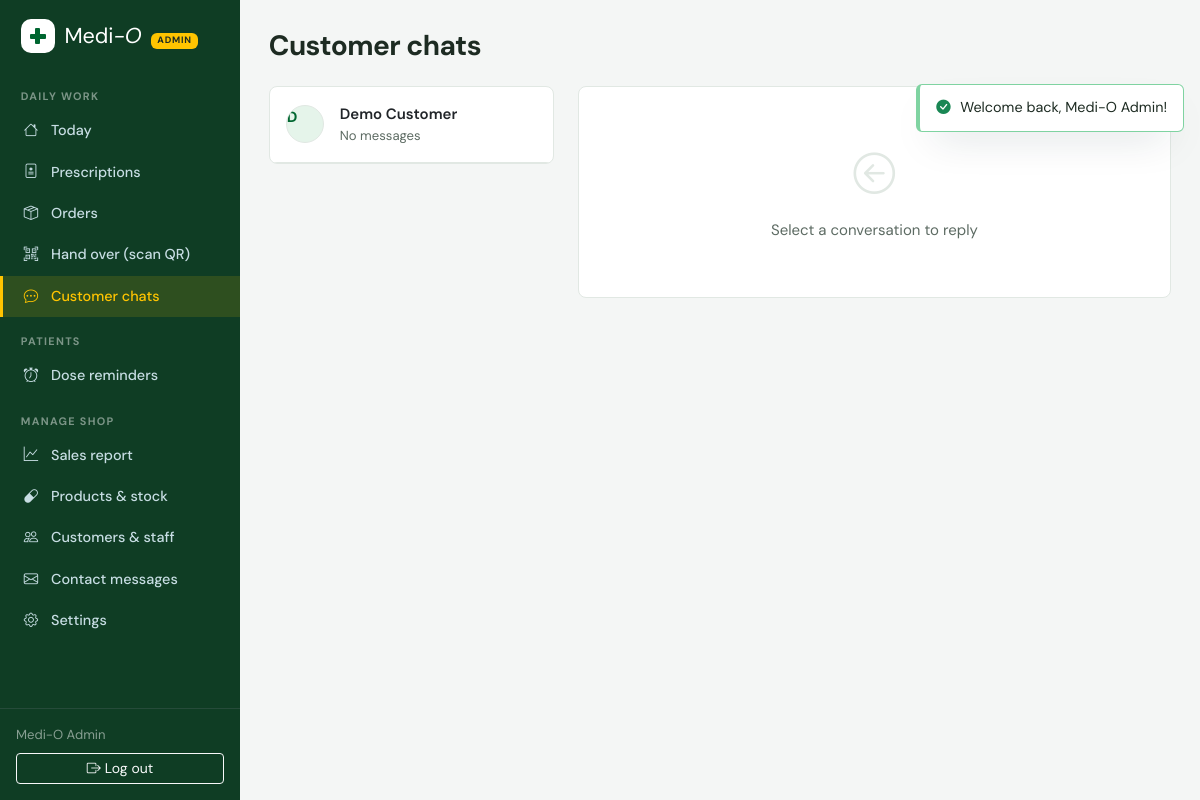
The page /staff/chat.php (signed in) on the database its author committed.
### tables this page shows
CREATE TABLE `users` (
  `id` int(10) unsigned NOT NULL AUTO_INCREMENT,
  `name` varchar(120) NOT NULL,
  `email` varchar(190) DEFAULT NULL,
  `phone` varchar(20) DEFAULT NULL,
  `password_hash` varchar(255) DEFAULT NULL,
  `google_id` varchar(64) DEFAULT NULL,
  `avatar` varchar(500) DEFAULT NULL,
  `address` text DEFAULT NULL,
  `role` enum('customer','pharmacist','admin') NOT NULL DEFAULT 'customer',
  `qr_token` char(40) NOT NULL,
  `email_verified` tinyint(1) NOT NULL DEFAULT 0,
  `phone_verified` tinyint(1) NOT NULL DEFAULT 0,
  `reset_token` varchar(64) DEFAULT NULL,
  `reset_expires` datetime DEFAULT NULL,
  `created_at` timestamp NOT NULL DEFAULT current_timestamp(),
  PRIMARY KEY (`id`),
  UNIQUE KEY `uq_users_qr` (`qr_token`),
  UNIQUE KEY `uq_users_email` (`email`),
  UNIQUE KEY `uq_users_phone` (`phone`),
  UNIQUE KEY `uq_users_google` (`google_id`)
);

CREATE TABLE `chat_conversations` (
  `id` int(10) unsigned NOT NULL AUTO_INCREMENT,
  `user_id` int(10) unsigned NOT NULL,
  `last_message_at` datetime DEFAULT NULL,
  `user_unread` int(11) NOT NULL DEFAULT 0,
  `staff_unread` int(11) NOT NULL DEFAULT 0,
  PRIMARY KEY (`id`),
  UNIQUE KEY `uq_chat_user` (`user_id`),
  CONSTRAINT `fk_conv_user` FOREIGN KEY (`user_id`) REFERENCES `users` (`id`) ON DELETE CASCADE
);

### includes/helpers.php (called while the page is built, shortened)
<?php
function e(?string $s): string
{
    return htmlspecialchars($s ?? '', ENT_QUOTES, 'UTF-8');
}
function url(string $path = ''): string
{
    return BASE_URL . '/' . ltrim($path, '/');
}

### includes/db.php (called while the page is built, shortened)
<?php
function db(): PDO
{
    static $pdo = null;
    if ($pdo === null) {
        $opts = [
            PDO::ATTR_ERRMODE => PDO::ERRMODE_EXCEPTION,
            PDO::ATTR_DEFAULT_FETCH_MODE => PDO::FETCH_ASSOC,
            PDO::ATTR_EMULATE_PREPARES => false,
        ];
        $pdo = new PDO(
            'mysql:host=' . DB_HOST . ';port=' . (int)DB_PORT . ';dbname=' . DB_NAME . ';charset=utf8mb4',
            DB_USER,
            DB_PASS,
            $opts
        );
        $pdo->exec("SET time_zone = '+05:30'");
    }
    return $pdo;
}
function q(string $sql, array $params = []): PDOStatement
{
    $st = db()->prepare($sql);
    $st->execute($params);
    return $st;
}
function q_one(string $sql, array $params = []): ?array
{
    $row = q($sql, $params)->fetch();
    return $row === false ? null : $row;
}
function q_all(string $sql, array $params = []): array
{
    return q($sql, $params)->fetchAll();
}
function q_val(string $sql, array $params = [])
{
    $v = q($sql, $params)->fetchColumn();
    return $v === false ? null : $v;
}

### includes/auth.php (called while the page is built, shortened)
<?php
function current_user(): ?array
{
    static $user = false;
    if ($user === false) {
        $user = null;
        if (!empty($_SESSION['user_id'])) {
            $user = q_one('SELECT * FROM users WHERE id = ?', [$_SESSION['user_id']]);
        }
    }
    return $user;
}
function is_admin(): bool
{
    $u = current_user();
    return $u && $u['role'] === 'admin';
}
function require_login(): array
{
    $u = current_user();
    return $u;
}
function require_staff(): array
{
    $u = require_login();
    return $u;
}

### staff/chat.php (the view, shortened to what this page needs)
<?php
require_once __DIR__ . '/../components/staff-header.php';
$convId = (int)($_GET['c'] ?? 0);
$conversations = q_all('SELECT c.*, u.name, u.avatar, u.phone,
                        (SELECT body FROM chat_messages m WHERE m.conversation_id=c.id ORDER BY m.id DESC LIMIT 1) AS last_body
                        FROM chat_conversations c JOIN users u ON u.id=c.user_id
                        ORDER BY c.staff_unread DESC, c.last_message_at DESC');
$activeConv = $convId ? q_one('SELECT c.*, u.name, u.phone FROM chat_conversations c JOIN users u ON u.id=c.user_id WHERE c.id=?', [$convId]) : null;
?>
<h1 class="h3 fw-bold mb-4">Customer chats</h1>
<div class="row g-4">
  <div class="col-lg-4">
    <div class="mo-card overflow-hidden">
      <?php if (!$conversations): ?>
        <div class="mo-empty py-5"><i class="bi bi-chat-dots"></i>No conversations yet</div>
      <?php else: foreach ($conversations as $c): ?>
        <a href="<?= url('staff/chat.php?c=' . $c['id']) ?>"
           class="d-flex gap-3 align-items-center p-3 border-bottom text-decoration-none text-body <?= $convId == $c['id'] ? 'bg-light' : '' ?>">
          <div class="mo-avatar-btn flex-shrink-0" style="pointer-events:none">
            <?php if ($c['avatar']): ?><img src="<?= e($c['avatar']) ?>" alt=""><?php else: ?><span><?= e(strtoupper(mb_substr($c['name'], 0, 1))) ?></span><?php endif; ?>
          </div>
          <div class="flex-grow-1 min-width-0">
            <div class="fw-semibold d-flex justify-content-between">
              <span class="text-truncate"><?= e($c['name']) ?></span>
            </div>
            <div class="small text-muted text-truncate"><?= e($c['last_body'] ?? 'No messages') ?></div>
          </div>
        </a>
      <?php endforeach; endif; ?>
    </div>
  </div>
  <div class="col-lg-8">
    <?php if (!$activeConv): ?>
      <div class="mo-card mo-empty h-100 d-flex flex-column justify-content-center">
        <i class="bi bi-arrow-left-circle"></i>Select a conversation to reply
      </div>
    <?php endif; ?>
  </div>
</div>
<?php require_once __DIR__ . '/../components/staff-footer.php'; ?>

### components/staff-header.php (shortened to what this page needs)
<?php
$staff = require_staff();
$pendingRx = (int)q_val("SELECT COUNT(*) FROM prescriptions WHERE status='pending'");
$openOrders = (int)q_val("SELECT COUNT(*) FROM orders WHERE status IN ('placed','processing')");
$unreadChats = (int)q_val('SELECT COALESCE(SUM(staff_unread),0) FROM chat_conversations');
$nav = [
    'Daily work' => [
        ['staff/index.php', 'bi-house', 'Today', null],
        ['staff/prescriptions.php', 'bi-file-medical', 'Prescriptions', $pendingRx],
        ['staff/orders.php', 'bi-box-seam', 'Orders', $openOrders],
        ['staff/scan.php', 'bi-qr-code-scan', 'Hand over (scan QR)', null],
        ['staff/chat.php', 'bi-chat-dots', 'Customer chats', $unreadChats],
    ],
    'Patients' => [
        ['staff/medications.php', 'bi-alarm', 'Dose reminders', null],
    ],
];
if (is_admin()) {
    $nav['Manage shop'] = [
        ['admin/index.php', 'bi-graph-up', 'Sales report', null],
        ['admin/products.php', 'bi-capsule', 'Products & stock', null],
        ['admin/users.php', 'bi-people', 'Customers & staff', null],
        ['admin/inquiries.php', 'bi-envelope', 'Contact messages', null],
        ['admin/settings.php', 'bi-gear', 'Settings', null],
    ];
}
$curPath = substr($_SERVER['SCRIPT_NAME'], strlen(parse_url(BASE_URL, PHP_URL_PATH) ?: '') + 1);
?>
<!DOCTYPE html>
<html lang="en">
<head>
<link href="https://cdn.jsdelivr.net/npm/bootstrap@5.3.3/dist/css/bootstrap.min.css" rel="stylesheet">
<link href="https://cdn.jsdelivr.net/npm/bootstrap-icons@1.11.3/font/bootstrap-icons.min.css" rel="stylesheet">
<link href="<?= url('assets/css/app.css') ?>?v=<?= filemtime(dirname(__DIR__) . '/assets/css/app.css') ?>" rel="stylesheet">
</head>
<body>
<div class="mo-staff-wrap">
  <aside class="mo-sidebar">
    <a class="brand" href="<?= url('index.php') ?>">
      <span class="mo-logo"><i class="bi bi-capsule"></i></span>
      <span>Medi<em>-O</em> <span class="badge ms-1" style="font-size:.58rem;font-family:var(--sans);background:var(--butter);color:var(--ink);letter-spacing:.08em"><?= is_admin() ? 'ADMIN' : 'STAFF' ?></span></span>
    </a>
    <nav class="d-flex flex-column flex-lg-column flex-row flex-grow-1" style="min-width:0">
      <?php $here = isset($active) ? dirname($curPath) . '/' . $active : $curPath;
      foreach ($nav as $group => $links): ?>
        <div class="nav-group"><?= e($group) ?></div>
        <?php foreach ($links as [$href, $icon, $label, $badge]): ?>
          <a class="nav-item <?= $href === $here ? 'active' : '' ?>" href="<?= url($href) ?>">
            <i class="bi <?= $icon ?>"></i><span><?= $label ?></span>
          </a>
        <?php endforeach; ?>
      <?php endforeach; ?>
    </nav>
    <div class="sidebar-footer p-3 border-top border-secondary border-opacity-25">
      <div class="small text-white-50 mb-2"><?= e($staff['name']) ?></div>
      <a href="<?= url('logout.php') ?>" class="btn btn-sm btn-outline-light w-100"><i class="bi bi-box-arrow-right me-1"></i>Log out</a>
    </div>
  </aside>
  <main class="mo-staff-main">
    <div class="mo-toasts" id="toasts"></div>

### rows shown on the page
users: name "Medi-O Admin"
chat_conversations: user.name "D", user.name "Demo Customer", last_body "No messages"

### other values the page prints
$group "DAILY WORK"
$label "Today"
$label "Prescriptions"
$label "Orders"
$label "Hand over (scan QR)"
$label "Customer chats"
$group "PATIENTS"
$label "Dose reminders"
$group "MANAGE SHOP"
$label "Sales report"
$label "Products & stock"
$label "Customers & staff"
$label "Contact messages"
$label "Settings"
